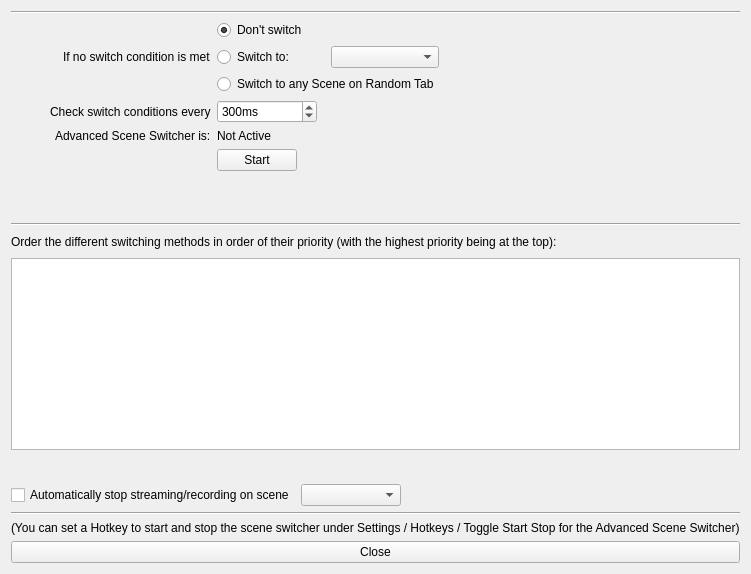
     <widget class="QWidget" name="generalTab">
      <attribute name="title">
       <string>General</string>
      </attribute>
      <layout class="QVBoxLayout" name="verticalLayout_6">
       <item>
        <widget class="Line" name="line_6">
         <property name="orientation">
          <enum>Qt::Horizontal</enum>
         </property>
        </widget>
       </item>
       <item>
        <layout class="QFormLayout" name="formLayout">
         <property name="fieldGrowthPolicy">
          <enum>QFormLayout::ExpandingFieldsGrow</enum>
         </property>
         <property name="labelAlignment">
          <set>Qt::AlignRight|Qt::AlignTop|Qt::AlignTrailing</set>
         </property>
         <item row="0" column="0">
          <widget class="QLabel" name="label_2">
           <property name="sizePolicy">
            <sizepolicy hsizetype="Preferred" vsizetype="Expanding">
             <horstretch>0</horstretch>
             <verstretch>0</verstretch>
            </sizepolicy>
           </property>
           <property name="text">
            <string>If no switch condition is met</string>
           </property>
           <property name="alignment">
            <set>Qt::AlignLeading|Qt::AlignLeft|Qt::AlignVCenter</set>
           </property>
          </widget>
         </item>
         <item row="0" column="1">
          <layout class="QVBoxLayout" name="verticalLayout_2">
           <property name="leftMargin">
            <number>0</number>
           </property>
           <property name="topMargin">
            <number>0</number>
           </property>
           <property name="rightMargin">
            <number>0</number>
           </property>
           <property name="bottomMargin">
            <number>0</number>
           </property>
           <item>
            <widget class="QRadioButton" name="noMatchDontSwitch">
             <property name="text">
              <string>Don't switch</string>
             </property>
             <property name="checked">
              <bool>true</bool>
             </property>
            </widget>
           </item>
           <item>
            <layout class="QHBoxLayout" name="horizontalLayout">
             <property name="leftMargin">
              <number>0</number>
             </property>
             <property name="topMargin">
              <number>0</number>
             </property>
             <property name="rightMargin">
              <number>0</number>
             </property>
             <property name="bottomMargin">
              <number>0</number>
             </property>
             <item>
              <widget class="QRadioButton" name="noMatchSwitch">
               <property name="text">
                <string>Switch to:</string>
               </property>
              </widget>
             </item>
             <item>
              <widget class="QComboBox" name="noMatchSwitchScenes">
               <property name="enabled">
                <bool>true</bool>
               </property>
               <property name="minimumSize">
                <size>
                 <width>100</width>
                 <height>0</height>
                </size>
               </property>
              </widget>
             </item>
            </layout>
           </item>
           <item>
            <widget class="QRadioButton" name="noMatchRandomSwitch">
             <property name="text">
              <string>Switch to any Scene on Random Tab</string>
             </property>
            </widget>
           </item>
          </layout>
         </item>
         <item row="1" column="0">
          <widget class="QLabel" name="label_4">
           <property name="text">
            <string>Check switch conditions every</string>
           </property>
          </widget>
         </item>
         <item row="1" column="1">
          <widget class="QSpinBox" name="checkInterval">
           <property name="minimumSize">
            <size>
             <width>100</width>
             <height>0</height>
            </size>
           </property>
           <property name="suffix">
            <string notr="true">ms</string>
           </property>
           <property name="minimum">
            <number>50</number>
           </property>
           <property name="maximum">
            <number>20000</number>
           </property>
           <property name="value">
            <number>300</number>
           </property>
          </widget>
         </item>
         <item row="2" column="0">
          <widget class="QLabel" name="label_5">
           <property name="text">
            <string>Advanced Scene Switcher is:</string>
           </property>
          </widget>
         </item>
         <item row="2" column="1">
          <widget class="QLabel" name="pluginRunningText">
           <property name="text">
            <string notr="true">Not Active</string>
           </property>
          </widget>
         </item>
         <item row="3" column="0">
          <spacer name="horizontalSpacer">
           <property name="orientation">
            <enum>Qt::Horizontal</enum>
           </property>
           <property name="sizeHint" stdset="0">
            <size>
             <width>200</width>
             <height>20</height>
            </size>
           </property>
          </spacer>
         </item>
         <item row="3" column="1">
          <widget class="QPushButton" name="toggleStartButton">
           <property name="text">
            <string>Start</string>
           </property>
          </widget>
         </item>
         <item row="4" column="1">
          <spacer name="verticalSpacer">
           <property name="orientation">
            <enum>Qt::Vertical</enum>
           </property>
           <property name="sizeType">
            <enum>QSizePolicy::Preferred</enum>
           </property>
           <property name="sizeHint" stdset="0">
            <size>
             <width>20</width>
             <height>40</height>
            </size>
           </property>
          </spacer>
         </item>
        </layout>
       </item>
       <item>
        <widget class="Line" name="line_8">
         <property name="orientation">
          <enum>Qt::Horizontal</enum>
         </property>
        </widget>
       </item>
       <item>
        <layout class="QHBoxLayout" name="horizontalLayout_31">
         <item>
          <widget class="QLabel" name="description">
           <property name="text">
            <string>Order the different switching methods in order of their priority (with the highest priority being at the top):</string>
           </property>
          </widget>
         </item>
         <item>
          <spacer name="horizontalSpacer_30">
           <property name="orientation">
            <enum>Qt::Horizontal</enum>
           </property>
           <property name="sizeHint" stdset="0">
            <size>
             <width>40</width>
             <height>20</height>
            </size>
           </property>
          </spacer>
         </item>
        </layout>
       </item>
       <item>
        <widget class="QListWidget" name="priorityList"/>
       </item>
       <item>
        <layout class="QHBoxLayout" name="horizontalLayout_32">
         <item>
          <widget class="QPushButton" name="priorityUp">
           <property name="maximumSize">
            <size>
             <width>22</width>
             <height>22</height>
            </size>
           </property>
           <property name="icon">
            <iconset>
             <normaloff>../../../forms/images/up.png</normaloff>../../../forms/images/up.png</iconset>
           </property>
           <property name="flat">
            <bool>true</bool>
           </property>
           <property name="themeID" stdset="0">
            <string notr="true">upArrowIconSmall</string>
           </property>
          </widget>
         </item>
         <item>
          <widget class="QPushButton" name="priorityDown">
           <property name="maximumSize">
            <size>
             <width>22</width>
             <height>22</height>
            </size>
           </property>
           <property name="icon">
            <iconset>
             <normaloff>../../../forms/images/down.png</normaloff>../../../forms/images/down.png</iconset>
           </property>
           <property name="flat">
            <bool>true</bool>
           </property>
           <property name="themeID" stdset="0">
            <string notr="true">downArrowIconSmall</string>
           </property>
          </widget>
         </item>
         <item>
          <spacer name="horizontalSpacer_31">
           <property name="orientation">
            <enum>Qt::Horizontal</enum>
           </property>
           <property name="sizeHint" stdset="0">
            <size>
             <width>40</width>
             <height>20</height>
            </size>
           </property>
          </spacer>
         </item>
        </layout>
       </item>
       <item>
        <layout class="QHBoxLayout" name="horizontalLayout_33">
         <item>
          <widget class="QCheckBox" name="autoStopSceneCheckBox">
           <property name="text">
            <string>Automatically stop streaming/recording on scene</string>
           </property>
          </widget>
         </item>
         <item>
          <widget class="QComboBox" name="autoStopScenes">
           <property name="sizePolicy">
            <sizepolicy hsizetype="Maximum" vsizetype="Fixed">
             <horstretch>0</horstretch>
             <verstretch>0</verstretch>
            </sizepolicy>
           </property>
           <property name="minimumSize">
            <size>
             <width>100</width>
             <height>0</height>
            </size>
           </property>
          </widget>
         </item>
         <item>
          <spacer name="horizontalSpacer_19">
           <property name="orientation">
            <enum>Qt::Horizontal</enum>
           </property>
           <property name="sizeHint" stdset="0">
            <size>
             <width>40</width>
             <height>20</height>
            </size>
           </property>
          </spacer>
         </item>
        </layout>
       </item>
       <item>
        <widget class="Line" name="line_7">
         <property name="orientation">
          <enum>Qt::Horizontal</enum>
         </property>
        </widget>
       </item>
       <item>
        <widget class="QLabel" name="label_13">
         <property name="text">
          <string>(You can set a Hotkey to start and stop the scene switcher under Settings / Hotkeys / Toggle Start Stop for the Advanced Scene Switcher)</string>
         </property>
        </widget>
       </item>
       <item>
        <widget class="QPushButton" name="close">
         <property name="text">
          <string>Close</string>
         </property>
        </widget>
       </item>
      </layout>
     </widget>
